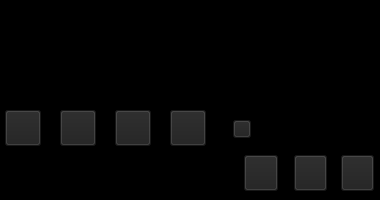
<?xml version="1.0" encoding="UTF-8"?>
<ui version="4.0">
 <class>AudioPlayer</class>
 <widget class="QWidget" name="AudioPlayer">
  <property name="geometry">
   <rect>
    <x>0</x>
    <y>0</y>
    <width>380</width>
    <height>200</height>
   </rect>
  </property>
  <property name="windowTitle">
   <string>GreenChilli</string>
  </property>
  <property name="styleSheet">
   <string notr="true">QWidget{
            background-color: black; 
            color: #FFA858;
            border-color: black;
        }
         QWidget#chillimain {
            background-color: black; 
            color: #FFA858;
            border-color: black;
            border: 1px solid red;
            border-radius: 20px;
        }
        QPushButton{
            background-color: #202020; 
            color: #FFA858;
            border-width: 8px;
            border-color: black;
        }
        QTreeView{ 
            background-color: #151515;
            alternate-background-color: #202020;
        }
        QTreeView::item:selected:active, QTreeView::item:selected:!active,
        QListView::item:selected:active, QListView::item:selected:!active{
            color: #151515; 
            background-color: rgba( 255, 168, 48, 200 );
        }
        QHeaderView::section {
            background-color: #202020;
            color: white;
        }
        QTreeView::item:hover, QListView::item:hover { 
            background-color: rgba( 255, 168, 48, 130 );
        }
        QProgressBar{ 
            border-radius: 5px;
            color: white;
            text-align: center;
        }
        QProgressBar::chunk {
            background-color: #FFA858;
        }
        QLineEdit{ background-color: #444444;}
        QMenu{ background-color: #444444;}
        QMenu::item:selected{background-color: #696969; }</string>
  </property>
  <widget class="GreenChilli::Widgets::SuperSlider" name="seekSlider" native="true">
   <property name="geometry">
    <rect>
     <x>55</x>
     <y>75</y>
     <width>221</width>
     <height>16</height>
    </rect>
   </property>
   <property name="minimumSize">
    <size>
     <width>0</width>
     <height>0</height>
    </size>
   </property>
   <property name="maximumSize">
    <size>
     <width>500</width>
     <height>16777215</height>
    </size>
   </property>
  </widget>
  <widget class="QLabel" name="volumeLable">
   <property name="geometry">
    <rect>
     <x>347</x>
     <y>118</y>
     <width>30</width>
     <height>20</height>
    </rect>
   </property>
   <property name="minimumSize">
    <size>
     <width>30</width>
     <height>0</height>
    </size>
   </property>
   <property name="font">
    <font>
     <family>monospace</family>
     <pointsize>8</pointsize>
     <weight>50</weight>
     <italic>false</italic>
     <bold>false</bold>
    </font>
   </property>
   <property name="styleSheet">
    <string notr="true">background: rgba(255, 255, 255, 0);
font: 8pt &quot;monospace&quot;;
color: rgb(255, 170, 0);</string>
   </property>
   <property name="text">
    <string/>
   </property>
  </widget>
  <widget class="GreenChilli::Widgets::SuperSlider" name="volumeSlider" native="true">
   <property name="geometry">
    <rect>
     <x>250</x>
     <y>118</y>
     <width>81</width>
     <height>18</height>
    </rect>
   </property>
  </widget>
  <widget class="GreenChilli::Widgets::ImagePushButton" name="muteButton">
   <property name="geometry">
    <rect>
     <x>233</x>
     <y>120</y>
     <width>18</width>
     <height>18</height>
    </rect>
   </property>
   <property name="maximumSize">
    <size>
     <width>18</width>
     <height>18</height>
    </size>
   </property>
   <property name="toolTip">
    <string>mute</string>
   </property>
   <property name="styleSheet">
    <string notr="true"/>
   </property>
   <property name="text">
    <string/>
   </property>
   <property name="iconSize">
    <size>
     <width>24</width>
     <height>24</height>
    </size>
   </property>
   <property name="checkable">
    <bool>true</bool>
   </property>
  </widget>
  <widget class="GreenChilli::Widgets::TextScroller" name="scroller" native="true">
   <property name="geometry">
    <rect>
     <x>0</x>
     <y>0</y>
     <width>380</width>
     <height>31</height>
    </rect>
   </property>
  </widget>
  <widget class="GreenChilli::Widgets::ImagePushButton" name="repeatButton">
   <property name="geometry">
    <rect>
     <x>294</x>
     <y>155</y>
     <width>33</width>
     <height>36</height>
    </rect>
   </property>
   <property name="maximumSize">
    <size>
     <width>35</width>
     <height>36</height>
    </size>
   </property>
   <property name="toolTip">
    <string>Set repeat mode</string>
   </property>
   <property name="styleSheet">
    <string notr="true"/>
   </property>
   <property name="text">
    <string/>
   </property>
   <property name="checkable">
    <bool>false</bool>
   </property>
  </widget>
  <widget class="GreenChilli::Widgets::ImagePushButton" name="nextButton">
   <property name="geometry">
    <rect>
     <x>170</x>
     <y>110</y>
     <width>36</width>
     <height>36</height>
    </rect>
   </property>
   <property name="maximumSize">
    <size>
     <width>36</width>
     <height>36</height>
    </size>
   </property>
   <property name="toolTip">
    <string>Next track</string>
   </property>
   <property name="styleSheet">
    <string notr="true"/>
   </property>
   <property name="text">
    <string/>
   </property>
  </widget>
  <widget class="GreenChilli::Widgets::ImagePushButton" name="shuffleButton">
   <property name="geometry">
    <rect>
     <x>244</x>
     <y>155</y>
     <width>34</width>
     <height>36</height>
    </rect>
   </property>
   <property name="maximumSize">
    <size>
     <width>35</width>
     <height>36</height>
    </size>
   </property>
   <property name="toolTip">
    <string>Set shuffle mode</string>
   </property>
   <property name="styleSheet">
    <string notr="true"/>
   </property>
   <property name="text">
    <string/>
   </property>
   <property name="checkable">
    <bool>true</bool>
   </property>
  </widget>
  <widget class="GreenChilli::Widgets::ImagePushButton" name="stopButton">
   <property name="geometry">
    <rect>
     <x>60</x>
     <y>110</y>
     <width>36</width>
     <height>36</height>
    </rect>
   </property>
   <property name="maximumSize">
    <size>
     <width>36</width>
     <height>36</height>
    </size>
   </property>
   <property name="toolTip">
    <string>Stop</string>
   </property>
   <property name="styleSheet">
    <string notr="true">
</string>
   </property>
   <property name="text">
    <string/>
   </property>
   <property name="iconSize">
    <size>
     <width>48</width>
     <height>48</height>
    </size>
   </property>
  </widget>
  <widget class="GreenChilli::Widgets::ImagePushButton" name="playButton">
   <property name="geometry">
    <rect>
     <x>115</x>
     <y>110</y>
     <width>36</width>
     <height>36</height>
    </rect>
   </property>
   <property name="maximumSize">
    <size>
     <width>36</width>
     <height>36</height>
    </size>
   </property>
   <property name="toolTip">
    <string>Play</string>
   </property>
   <property name="styleSheet">
    <string notr="true"/>
   </property>
   <property name="text">
    <string/>
   </property>
  </widget>
  <widget class="GreenChilli::Widgets::ImagePushButton" name="prevButton">
   <property name="geometry">
    <rect>
     <x>5</x>
     <y>110</y>
     <width>36</width>
     <height>36</height>
    </rect>
   </property>
   <property name="maximumSize">
    <size>
     <width>36</width>
     <height>36</height>
    </size>
   </property>
   <property name="toolTip">
    <string>Previous track</string>
   </property>
   <property name="styleSheet">
    <string notr="true"/>
   </property>
   <property name="text">
    <string/>
   </property>
  </widget>
  <widget class="QLabel" name="elapsedTime">
   <property name="geometry">
    <rect>
     <x>15</x>
     <y>75</y>
     <width>41</width>
     <height>20</height>
    </rect>
   </property>
   <property name="styleSheet">
    <string notr="true">font: 8pt &quot;monospace&quot;;
color: rgb(255, 170, 0)</string>
   </property>
   <property name="text">
    <string/>
   </property>
  </widget>
  <widget class="QLabel" name="remainingTime">
   <property name="geometry">
    <rect>
     <x>322</x>
     <y>75</y>
     <width>51</width>
     <height>16</height>
    </rect>
   </property>
   <property name="styleSheet">
    <string notr="true">font: 8pt &quot;monospace&quot;;
color: rgb(255, 170, 0)</string>
   </property>
   <property name="text">
    <string/>
   </property>
  </widget>
  <widget class="GreenChilli::Widgets::ImagePushButton" name="chilli">
   <property name="geometry">
    <rect>
     <x>341</x>
     <y>155</y>
     <width>33</width>
     <height>36</height>
    </rect>
   </property>
   <property name="maximumSize">
    <size>
     <width>35</width>
     <height>36</height>
    </size>
   </property>
   <property name="toolTip">
    <string>About GreenChilli</string>
   </property>
   <property name="styleSheet">
    <string notr="true"/>
   </property>
   <property name="text">
    <string/>
   </property>
   <property name="checkable">
    <bool>true</bool>
   </property>
  </widget>
  <widget class="QWidget" name="layoutWidget">
   <property name="geometry">
    <rect>
     <x>11</x>
     <y>160</y>
     <width>108</width>
     <height>22</height>
    </rect>
   </property>
   <layout class="QHBoxLayout" name="horizontalLayout">
    <item>
     <widget class="QLabel" name="bitrate">
      <property name="styleSheet">
       <string notr="true">background-color: rgba(255, 255, 255, 0);
color: rgb(255, 168, 88);
font: 7pt &quot;Monospace&quot;;</string>
      </property>
      <property name="text">
       <string/>
      </property>
     </widget>
    </item>
    <item>
     <spacer name="horizontalSpacer">
      <property name="orientation">
       <enum>Qt::Horizontal</enum>
      </property>
      <property name="sizeHint" stdset="0">
       <size>
        <width>40</width>
        <height>20</height>
       </size>
      </property>
     </spacer>
    </item>
    <item>
     <widget class="QLabel" name="sampleFreq">
      <property name="styleSheet">
       <string notr="true">background-color: rgba(255, 255, 255, 0);
color: rgb(255, 168, 88);
font: 7pt &quot;Monospace&quot;;</string>
      </property>
      <property name="text">
       <string/>
      </property>
     </widget>
    </item>
    <item>
     <spacer name="horizontalSpacer_2">
      <property name="orientation">
       <enum>Qt::Horizontal</enum>
      </property>
      <property name="sizeHint" stdset="0">
       <size>
        <width>40</width>
        <height>20</height>
       </size>
      </property>
     </spacer>
    </item>
    <item>
     <widget class="QLabel" name="format">
      <property name="styleSheet">
       <string notr="true">font: 7pt &quot;Monospace&quot;;
color: rgb(255, 168, 88);
background-color: rgba(255, 255, 255, 0);</string>
      </property>
      <property name="text">
       <string/>
      </property>
     </widget>
    </item>
   </layout>
  </widget>
 </widget>
 <customwidgets>
  <customwidget>
   <class>GreenChilli::Widgets::SuperSlider</class>
   <extends>QWidget</extends>
   <header>widgets/SuperSlider.h</header>
   <container>1</container>
  </customwidget>
  <customwidget>
   <class>GreenChilli::Widgets::ImagePushButton</class>
   <extends>QPushButton</extends>
   <header>widgets/ImagePushButton.h</header>
  </customwidget>
  <customwidget>
   <class>GreenChilli::Widgets::TextScroller</class>
   <extends>QWidget</extends>
   <header>widgets/TextScroller.h</header>
   <container>1</container>
  </customwidget>
 </customwidgets>
 <resources/>
 <connections/>
</ui>
